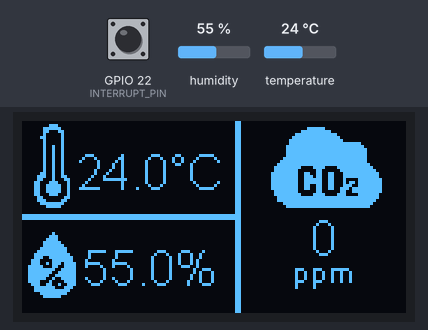
Recording of a program running on a simulated ESP32. On the bench: 128×64 one-colour display. The test bench sets the inputs (shaded band); at power-on: GPIO 22 (INTERRUPT_PIN) LOW, humidity 55 %, temperature 24 °C. WiFi joins after 1.5 s; servers stay silent unless stated; what the program prints to the serial monitor is not drawn.

2.8 s: GPIO 22 (INTERRUPT_PIN) pulled HIGH for 0.15 s
Above: at 3.4 s.
8.9 s: GPIO 22 (INTERRUPT_PIN) pulled HIGH for 1 s
15.5 s: GPIO 22 (INTERRUPT_PIN) pulled HIGH for 3.2 s
Timing chart, 0 to 18.5 s (numbered marks = the images above; inputs shaded):
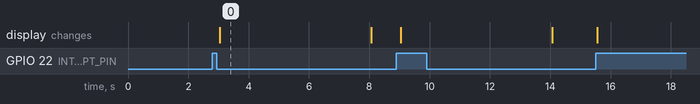

The program:

main.cpp
```cpp
#include <Wire.h>               // Only needed for Arduino 1.6.5 and earlier
#include "SSD1306Wire.h"        // legacy: #include "SSD1306.h"
#include "images.h"
#include <Arduino.h>
#include <Adafruit_Sensor.h>
#include<DHT.h>
#include <stdio.h>
#include "freertos/FreeRTOS.h"
#include "freertos/task.h"
#include "sdkconfig.h"
#include "driver/gpio.h"
#include "freertos/semphr.h"
#include "freertos/queue.h"
#include <WiFi.h>
#include <WiFiClient.h>
#include <WebServer.h>
#include <ESPmDNS.h>

#define UART2_TX_PIN 27
#define UART2_RX_PIN 26
#define INTERRUPT_PIN 22  // Define the button pin

# define DHTPIN 15
# define DHTTYPE DHT22
# define TAILLE_MAX  20
# define DEMO_DURATION 3000

// Set your Static IP address
IPAddress local_IP(192, 168, 137, 100);
// Set your Gateway IP address
IPAddress gateway(192, 168, 137, 1);
IPAddress subnet(255, 255, 0, 0);

DHT dht(DHTPIN,DHTTYPE); // Object declaraion

const char *ssid = "Walid";
const char *password = "12345678";

bool buttonState = false; // Initially button state is false

WebServer server(80);


typedef struct {
  float mesure;
  char type_capteur;
} mesure_t;

mesure_t tab_mesure[TAILLE_MAX] ;
SemaphoreHandle_t s1 = NULL;
SemaphoreHandle_t s2 = NULL;
SemaphoreHandle_t mutex = NULL ;
SemaphoreHandle_t xBinarySemaphore = NULL;

// Initialize the OLED display using Arduino Wire:
SSD1306Wire display(0x3c, 5, 4);   // ADDRESS, SDA, SCL  -  SDA and SCL usually populate automatically based on your board's pins_arduino.h e.g. https://github.com/esp8266/Arduino/blob/master/variants/nodemcu/pins_arduino.h

typedef void (*Screen)(void);

unsigned long previousMillis = 0; // Variable to store the previous time when the screen was updated
const unsigned long displayDuration = 5000; // Duration for displaying the screen (5 seconds)
unsigned long current_time  ;
unsigned long start_time ;
int demoMode = 0;
int counter = 1;
int table_pointer = 0 ;
int x = 0 ;
float temp,humidite ;
u_int16_t taux_co2 ;
bool interruptOccurred = false;  // Global flag to indicate an interrupt occurred
bool flag = true ;

void drawFontFaceDemo() {
  // Font Demo1
  // create more fonts at http://oleddisplay.squix.ch/
  display.setTextAlignment(TEXT_ALIGN_LEFT);
  display.setFont(ArialMT_Plain_10);
  display.drawString(0, 0, "Hello world");
  display.setFont(ArialMT_Plain_16);
  display.drawString(0, 10, "Hello world");
  display.setFont(ArialMT_Plain_24);
  display.drawString(0, 26, "Hello world");
}

void drawTextAlignmentDemo() {
  // Text alignment demo
  display.setFont(ArialMT_Plain_10);

  // The coordinates define the left starting point of the text
  display.setTextAlignment(TEXT_ALIGN_LEFT);
  display.drawString(0, 10, "Left aligned (0,10)");

  // The coordinates define the center of the text
  display.setTextAlignment(TEXT_ALIGN_CENTER);
  display.drawString(64, 22, "Center aligned (64,22)");

  // The coordinates define the right end of the text
  display.setTextAlignment(TEXT_ALIGN_RIGHT);
  display.drawString(128, 33, "Right aligned (128,33)");
}

void draw_waiting() {
  display.clear();
  // Text alignment demo
  display.setFont(ArialMT_Plain_10);
  // The coordinates define the center of the text
  display.setTextAlignment(TEXT_ALIGN_CENTER);
  display.drawString(64, 22, "Waiting for Person");
  display.display();
}

void drawProgressBarDemo() {
  int progress = (counter / 5) % 100;
  // draw the progress bar
  display.drawProgressBar(0, 32, 120, 10, progress);

  // draw the percentage as String
  display.setTextAlignment(TEXT_ALIGN_CENTER);
  display.drawString(64, 15, String(progress) + "%");
}

void update_screen() {
  // See http://blog.squix.org/2015/05/esp8266-nodemcu-how-to-create-xbm.html
  // on how to create XBM files
  display.drawXbm(0, 0, temp_Logo_width, temp_Logo_height, sensor_screen_bits2);
  // Convert temperature and humidity to strings
  char tempStr[8]; // Buffer to hold temperature string
  char humidityStr[8]; // Buffer to hold humidity string
  char co2Str[8] ;

  sprintf(co2Str, "%d", taux_co2);

  char ppm[4] = "ppm";

  dtostrf(temp, 4, 1, tempStr); // Convert float to string with 1 decimal place
  dtostrf(humidite, 4, 1, humidityStr); // Convert float to string with 1 decimal place
  strcat(tempStr, "°C");
  strcat(humidityStr, "%");
  display.setFont(ArialMT_Plain_16);

  // Display temperature
  display.setTextAlignment(TEXT_ALIGN_CENTER);
  display.drawString(42, 8, tempStr);

  // Display humidity
  display.setTextAlignment(TEXT_ALIGN_CENTER);
  display.drawString(42, 40, humidityStr);

  // Display Co2
  display.setTextAlignment(TEXT_ALIGN_CENTER);
  display.drawString(100, 30, co2Str);
  display.setFont(ArialMT_Plain_10);
  display.drawString(100, 44, ppm);

  display.display();
}

void vProducteurTemperature(void *pvParameters)
{
    const char *pcTaskName = "ProducteurTemp";
    int valueToSend;
    BaseType_t status;
    UBaseType_t uxPriority;
    valueToSend = (int)pvParameters;
    uxPriority = uxTaskPriorityGet(NULL);
    int val;
    TickType_t xLastWakeTime;
    xLastWakeTime = xTaskGetTickCount();

    float temp;
    mesure_t mesure_container_temp;

    for (;;)
    {
        // Read Temperature
        temp = dht.readTemperature();
        mesure_container_temp.mesure = temp;
        mesure_container_temp.type_capteur = 'T';

        // Publish to buffer
        xSemaphoreTake(s1, portMAX_DELAY);
        xSemaphoreTake(mutex, portMAX_DELAY);
        tab_mesure[table_pointer] = mesure_container_temp;
        table_pointer = (table_pointer + 1) % TAILLE_MAX;
        xSemaphoreGive(mutex);
        xSemaphoreGive(s2);
        vTaskDelayUntil(&xLastWakeTime, pdMS_TO_TICKS(250));
    }
}

void vProducteurHumidite(void *pvParameters)
{
    const char *pcTaskName = "ProducteurHumid";
    int valueToSend;
    BaseType_t status;
    UBaseType_t uxPriority;
    valueToSend = (int)pvParameters;
    uxPriority = uxTaskPriorityGet(NULL);
    int val;
    TickType_t xLastWakeTime;
    xLastWakeTime = xTaskGetTickCount();

    float humidity;
    mesure_t mesure_container_humidity;

    for (;;)
    {
        // Read Humidity
        humidity = dht.readHumidity();
        mesure_container_humidity.mesure = humidity;
        mesure_container_humidity.type_capteur = 'H';

        // Publish to buffer
        xSemaphoreTake(s1, portMAX_DELAY);
        xSemaphoreTake(mutex, portMAX_DELAY);
        tab_mesure[table_pointer] = mesure_container_humidity;
        table_pointer = (table_pointer + 1) % TAILLE_MAX;
        xSemaphoreGive(mutex);
        xSemaphoreGive(s2);
        vTaskDelayUntil(&xLastWakeTime, pdMS_TO_TICKS(250));
    }
}

void vConsomateur(void *pvParameters)
{
  const char *pcTaskName = "Consomateur";
  UBaseType_t uxPriority;
  uxPriority = uxTaskPriorityGet(NULL);
  int i = 0;
  mesure_t current_mesure ;
  TickType_t xLastWakeTime;
  xLastWakeTime = xTaskGetTickCount();
  for (;;)
  {

      xSemaphoreTake(s2, portMAX_DELAY);
      // Consume value
      current_mesure = tab_mesure[i] ;
      i = (i + 1) % TAILLE_MAX;
      xSemaphoreGive(s1);
      if (current_mesure.type_capteur == 'H') {
        humidite = current_mesure.mesure ;
        printf("Le consomateur a consomé %f de type Humidité \n ",humidite);
      }
      else if (current_mesure.type_capteur == 'T'){
        temp = current_mesure.mesure ;
        printf("Le consomateur a consomé %f de type temp \n ",temp);

      }
      else if (current_mesure.type_capteur == 'C'){
        taux_co2 = current_mesure.mesure ;
        printf("Le consomateur a consomé %d de type C02 \n ",taux_co2);
      }

      if (interruptOccurred){
      display.clear();
      update_screen();
      }

      current_time = millis() ;

      if ( current_time - start_time> displayDuration){
        buttonState = true;
      }

      if (buttonState){
        buttonState = false ;
        interruptOccurred  = false ;
        display.clear();
        draw_waiting();
        printf("Yes buttonn \n");
      }


      vTaskDelayUntil(&xLastWakeTime, pdMS_TO_TICKS(250));

  }
  vTaskDelete(NULL);
}

/*
  La periode de C02
  taux de co2 periode plus grande */
void vProducteurCo2(void * pvParameters){
    const char *pcTaskName = "ProducteurCo2";
    int valueToSend;
    BaseType_t status;
    UBaseType_t uxPriority;

    // Convert pvParameters to int
    valueToSend = (int)pvParameters;

    uxPriority = uxTaskPriorityGet(NULL);
    TickType_t xLastWakeTime;
    xLastWakeTime = xTaskGetTickCount();
    mesure_t mesure_container_co2 ;
    mesure_container_co2.type_capteur = 'C';

    for (;;) {
        if (Serial2.available() >= 0) {
            u_int16_t receivedData;  // Temporary variable to hold received data
            Serial2.readBytes((char*)&receivedData, sizeof(receivedData));  // Read bytes into temporary variable
            taux_co2 = receivedData;  // Assign received data to taux_co2
            Serial.print("Received Co2: ");
            Serial.println(taux_co2);
            mesure_container_co2.mesure =  float(taux_co2) ;
        }
        // Publish to buffer
        xSemaphoreTake(s1, portMAX_DELAY);
        xSemaphoreTake(mutex, portMAX_DELAY);
        tab_mesure[table_pointer] = mesure_container_co2;
        table_pointer = (table_pointer + 1) % TAILLE_MAX;
        xSemaphoreGive(mutex);
        xSemaphoreGive(s2);
        vTaskDelayUntil(&xLastWakeTime, pdMS_TO_TICKS(500));
    }
}

void IRAM_ATTR interruptPersonne()
{
  interruptOccurred = true;
  start_time = millis();
}


void handleRoot() {
  char msg[2500]; // Increased buffer size to accommodate additional data

  snprintf(msg, 2500,
           "<!DOCTYPE html>\
<html>\
<head>\
<meta http-equiv='refresh' content='4'/>\
<meta name='viewport' content='width=device-width, initial-scale=1'>\
<link rel='stylesheet' href='https://use.fontawesome.com/releases/v5.7.2/css/all.css' integrity='sha384-fnmOCqbTlWIlj8LyTjo7mOUStjsKC4pOpQbqyi7RrhN7udi9RwhKkMHpvLbHG9Sr' crossorigin='anonymous'>\
<title>RTOS Project Server</title>\
<style>\
html { font-family: Arial; display: inline-block; margin: 0px auto; text-align: center;}\
h2 { font-size: 3.0rem; }\
p { font-size: 3.0rem; }\
.units { font-size: 1.2rem; }\
.dht-labels{ font-size: 1.5rem; vertical-align:middle; padding-bottom: 15px;}\
.button { background-color: #4CAF50; border: none; color: white; padding: 20px 40px; text-align: center; text-decoration: none; font-size: 30px; margin: 4px 2px; cursor: pointer; border-radius: 12px; }\
.button:hover { background-color: #45a049; }\
</style>\
</head>\
<body>\
<h2>Projet FreeRTOS ESP32 Data Monitoring</h2>\
<p>\
<i class='fas fa-thermometer-half' style='color:#ca3517;'></i>\
<span class='dht-labels'>Temperature</span>\
<span>%.2f</span>\
<sup class='units'>&deg;C</sup>\
</p>\
<p>\
<i class='fas fa-tint' style='color:#00add6;'></i>\
<span class='dht-labels'>Humidity</span>\
<span>%.2f</span>\
<sup class='units'>&percnt;</sup>\
</p>\
<p>\
<span class='dht-labels'>CO2</span>\
<span>%u</span>\
<sup class='units'>ppm</sup>\
</p>\
<form action='/toggleButton'>\
  <button class='button' type='submit'>Toggle Button</button>\
</form>\
</body>\
</html>",
           temp, humidite, taux_co2, buttonState ? "ON" : "OFF"
          );
  server.send(200, "text/html", msg);
}

void vServeur(void * pvParameters){

   const char *pcTaskName = "Serveur";
  UBaseType_t uxPriority;
  uxPriority = uxTaskPriorityGet(NULL);
  TickType_t xLastWakeTime;
  xLastWakeTime = xTaskGetTickCount();
  for (;;)
  {
      server.handleClient();
      vTaskDelayUntil(&xLastWakeTime, pdMS_TO_TICKS(1000));
  }
  vTaskDelete(NULL);


}

void handleToggleButton() {
  buttonState = !buttonState; // Toggle button state
  server.sendHeader("Location", "/");
  server.send(303);
}

void connect2Wifi(){

  if (!WiFi.config(local_IP, gateway, subnet)) {
    Serial.println("STA Failed to configure");
  }
  // Connect to Wi-Fi network with SSID and password
  Serial.print("Connecting to ");
  Serial.print(ssid);
  WiFi.begin(ssid, password);
  while (WiFi.status() != WL_CONNECTED) {
    delay(500);
    Serial.print(".");
  }

  Serial.println("Connected to WiFi");
  Serial.print("IP address: ");
  Serial.println(WiFi.localIP());
}

void setup() {
  Serial.begin(115200);

  Serial2.begin(9600, SERIAL_8N1, UART2_RX_PIN, UART2_TX_PIN);

  // Initialising the UI will init the display too.
  display.init();
  display.flipScreenVertically();
  display.setFont(ArialMT_Plain_10);

  // Init the Temp Sensor
  dht.begin();  // Iniialize sensor
  //delay(2000); // to get accurate values

  s1 = xSemaphoreCreateCounting( TAILLE_MAX, TAILLE_MAX );
  s2 = xSemaphoreCreateCounting( TAILLE_MAX, 0 );
  mutex = xSemaphoreCreateMutex();

  xBinarySemaphore = xSemaphoreCreateBinary();

  // Create Tasks
  draw_waiting();

  pinMode(INTERRUPT_PIN, INPUT_PULLDOWN);  // Set button pin as input with pull-up resistor
  attachInterrupt(digitalPinToInterrupt(INTERRUPT_PIN), interruptPersonne, RISING); // Attach interrupt to button pin, trigger on falling edge

  xTaskCreatePinnedToCore( vProducteurTemperature, "ProducteurTemp", 10000, NULL, 1, NULL , 0 );
  xTaskCreatePinnedToCore( vProducteurHumidite, "ProducteurHumidite", 10000, NULL, 1, NULL , 0 );
  xTaskCreatePinnedToCore( vProducteurCo2, "ProducteurCo2", 10000, NULL, 1, NULL , 0 );
  xTaskCreatePinnedToCore( vConsomateur, "Consomateur", 10000, NULL, 1 ,NULL ,  0 );
  xTaskCreatePinnedToCore( vServeur, "Serveur", 10000, NULL, 1, NULL , 0 );

  connect2Wifi();
  if (MDNS.begin("esp32")) {
    Serial.println("MDNS responder started");
  }
  server.on("/", handleRoot); // Set up the root page handler
  server.on("/toggleButton", handleToggleButton); // Set up the toggle button handler
  server.begin();
  Serial.println("HTTP server started");

}


void loop() {

}
```

Source omitted: images.h (data table, 27830 bytes)

Measured:
- after the input at 2.8 s, the display: changes after 0.25 s (image 0)
- what the display in image 0 shows lasts 5.1 s, from 3.0 s to 8.1 s
